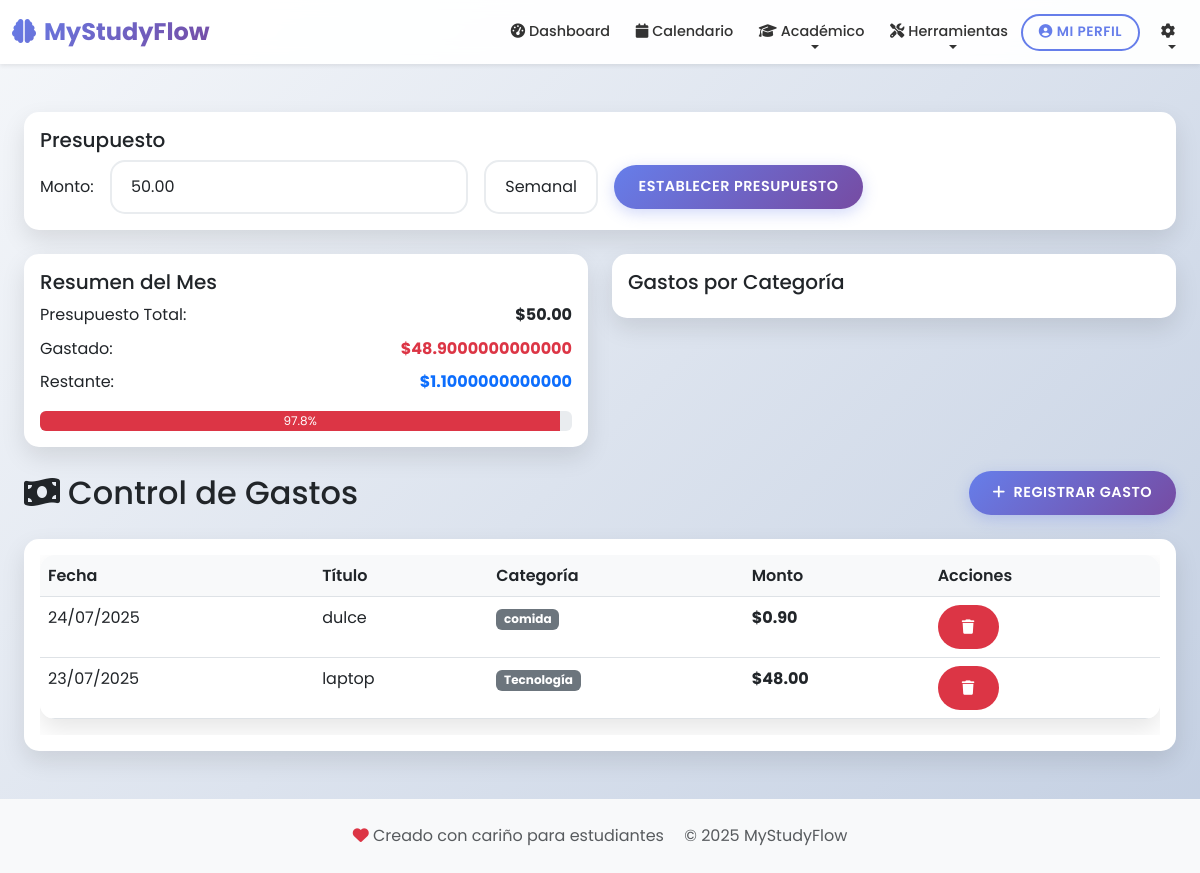
The app's page /gastos/ (signed in) with its own data.
### studyflow/models.py (models this page shows, shortened)
class Presupuesto(models.Model):
    usuario = models.ForeignKey(User, on_delete=models.CASCADE)
    monto = models.DecimalField(max_digits=10, decimal_places=2)
    periodo = models.CharField(max_length=10, choices=Gasto.PERIODO_CHOICES)
    fecha_inicio = models.DateField(auto_now_add=True)
    alerta_porcentaje = models.IntegerField(default=80)  # Alerta cuando se alcance el 80% del presupuesto

class Gasto(models.Model):
    CATEGORIAS = [
        ('materiales', 'Materiales de Estudio'),
        ('libros', 'Libros'),
        ('tecnologia', 'Tecnología'),
        ('transporte', 'Transporte'),
    ]
    PERIODO_CHOICES = [
        ('mensual', 'Mensual'),
        ('semanal', 'Semanal'),
    ]
    usuario = models.ForeignKey(User, on_delete=models.CASCADE)
    titulo = models.CharField(max_length=200)
    monto = models.DecimalField(max_digits=10, decimal_places=2)
    categoria = models.CharField(max_length=50, choices=CATEGORIAS)
    fecha = models.DateField(default=timezone.now)
    descripcion = models.TextField(blank=True, null=True)
    created_at = models.DateTimeField(default=timezone.now)
    class Meta:
        ordering = ['-fecha']

### studyflow/views.py (the view)
# urls.py: path('gastos/', views.lista_gastos, name='lista_gastos'),
@login_required
def lista_gastos(request):
    gastos = Gasto.objects.filter(usuario=request.user)
    presupuesto = Presupuesto.objects.filter(usuario=request.user).first()
    mes_actual = timezone.now().month
    total_mes = gastos.filter(fecha__month=mes_actual).aggregate(
        total=Sum('monto'))['total'] or 0
    restante = 0
    porcentaje_usado = 0
    if presupuesto and presupuesto.monto > 0:
        restante = presupuesto.monto - total_mes
        porcentaje_usado = (total_mes / presupuesto.monto) * 100
    CATEGORIAS_CHOICES = [
        ('utiles', 'Útiles Escolares'),
        ('libros', 'Libros'),
        ('tecnologia', 'Tecnología'),
        ('transporte', 'Transporte'),
        ('comida', 'Comida'),
        ('otros', 'Otros')
    ]
    context = {
        'gastos': gastos,
        'total_mes': total_mes,
        'presupuesto': presupuesto,
        'porcentaje_usado': porcentaje_usado,
        'restante': restante,
        'categorias': CATEGORIAS_CHOICES,
    }
    return render(request, 'studyflow/gastos.html', context)

### studyflow/templates/studyflow/gastos.html (shortened to what this page needs)
{% extends 'base.html' %}
{% block content %}
<div class="container mt-4">
    <div class="card mb-4">
        <div class="card-body">
            <h5 class="card-title">Presupuesto</h5>
            <form method="POST" action="{% url 'establecer_presupuesto' %}">
                <div class="row g-3 align-items-center">
                    <div class="col-auto">
                        <label class="col-form-label">Monto:</label>
                    </div>
                    <div class="col-auto">
                        <input type="number" name="monto" class="form-control"
                               value="{{ presupuesto.monto|default:'' }}" step="0.01" required>
                    </div>
                    <div class="col-auto">
                        <select name="periodo" class="form-control">
                            <option value="semanal" {% if presupuesto.periodo == 'semanal' %}selected{% endif %}>Semanal</option>
                        </select>
                    </div>
                    <div class="col-auto">
                        <button type="submit" class="btn btn-primary">Establecer Presupuesto</button>
                    </div>
                </div>
            </form>
        </div>
    </div>
    {% if presupuesto %}
    <div class="row mb-4">
        <div class="col-md-6">
            <div class="card">
                <div class="card-body">
                    <h5 class="card-title">Resumen del Mes</h5>
                    <div class="d-flex justify-content-between mb-2">
                        <span>Presupuesto Total:</span>
                        <span class="fw-bold">${{ presupuesto.monto }}</span>
                    </div>
                    <div class="d-flex justify-content-between mb-2">
                        <span>Gastado:</span>
                        <span class="fw-bold text-{% if porcentaje_usado > 80 %}danger{% else %}success{% endif %}">
                            ${{ total_mes }}
                        </span>
                    </div>
                    <div class="d-flex justify-content-between mb-2">
                        <span>Restante:</span>
                        <span class="fw-bold text-primary">${{ restante }}</span>
                    </div>
                    <div class="progress mt-3">
                        <div class="progress-bar {% if porcentaje_usado > 80 %}bg-danger{% else %}bg-success{% endif %}"
                             role="progressbar"
                             style="width: {{ porcentaje_usado }}%">
                            {{ porcentaje_usado|floatformat:1 }}%
                        </div>
                    </div>
                </div>
            </div>
        </div>
        <div class="col-md-6">
            <div class="card">
                <div class="card-body">
                    <h5 class="card-title">Gastos por Categoría</h5>
                </div>
            </div>
        </div>
    </div>
    {% endif %}
    <div class="row mb-4">
        <div class="col d-flex justify-content-between align-items-center">
            <h2 class="mb-0">
                <i class="fas fa-money-bill-wave me-2"></i>Control de Gastos
            </h2>
            <button class="btn btn-primary" data-bs-toggle="modal" data-bs-target="#nuevoGastoModal">
                <i class="fas fa-plus me-2"></i>Registrar Gasto
            </button>
        </div>
    </div>
    <div class="card">
        <div class="card-body">
            {% if gastos %}
                <div class="table-responsive">
                    <table class="table table-hover">
                        <thead>
                            <tr>
                                <th>Fecha</th>
                                <th>Título</th>
                                <th>Categoría</th>
                                <th>Monto</th>
                                <th>Acciones</th>
                            </tr>
                        </thead>
                        <tbody>
                            {% for gasto in gastos %}
                            <tr>
                                <td>{{ gasto.fecha|date:"d/m/Y" }}</td>
                                <td>
                                    {{ gasto.titulo }}
                                </td>
                                <td><span class="badge bg-secondary">{{ gasto.get_categoria_display }}</span></td>
                                <td class="fw-bold">${{ gasto.monto }}</td>
                                <td>
                                    <form method="POST" action="{% url 'eliminar_gasto' gasto.id %}" class="d-inline">
                                        <button type="submit" class="btn btn-danger btn-sm"
                                                onclick="return confirm('¿Estás seguro de eliminar este gasto?')">
                                            <i class="fas fa-trash"></i>
                                        </button>
                                    </form>
                                </td>
                            </tr>
                            {% endfor %}
                        </tbody>
                    </table>
                </div>
            {% else %}
                <div class="alert alert-info">
                    <i class="fas fa-info-circle me-2"></i>No hay gastos registrados.
                </div>
            {% endif %}
        </div>
    </div>
</div>
{% endblock %}

### static/css/style.css (style rules this page uses)
:root { --primary-color: #667eea; --secondary-color: #764ba2; --accent-color: #f093fb; --success-color: #4ecdc4; --warning-color: #ffe066; --danger-color: #ff6b6b; --dark-color: #2c3e50; --light-color: #f8f9fa; --border-radius: 15px; --box-shadow: 0 10px 25px rgba(0,0,0,0.1); --gradient-primary: linear-gradient(135deg, #667eea 0%, #764ba2 100%); --gradient-accent: linear-gradient(135deg, #f093fb 0%, #f5576c 100%); }
* { box-sizing: border-box; }
body { font-family: 'Poppins', sans-serif; background: linear-gradient(135deg, #f5f7fa 0%, #c3cfe2 100%); min-height: 100vh; line-height: 1.6; margin: 0; }
.container { max-width: 1200px; }
.btn { border-radius: 50px; font-weight: 600; padding: 0.7rem 1.5rem; transition: all 0.3s ease; text-transform: uppercase; font-size: 0.9rem; letter-spacing: 0.5px; border: none; text-decoration: none; display: inline-block; cursor: pointer; position: relative; z-index: 10; }
.btn-primary { background: var(--gradient-primary); box-shadow: 0 4px 15px rgba(102, 126, 234, 0.3); color: white; }
.card { border-radius: var(--border-radius); border: none; box-shadow: var(--box-shadow); transition: all 0.3s ease; overflow: hidden; }
.form-control { border-radius: 15px; border: 2px solid #e9ecef; padding: 0.8rem 1.2rem; font-size: 1rem; transition: all 0.3s ease; }
.table { border-collapse: collapse; width: 100%; background-color: #fff; border-radius: var(--border-radius); box-shadow: var(--box-shadow); overflow: hidden; }
.table td { white-space: normal; word-break: break-word; }
.table th { background-color: var(--light-color); font-weight: 600; }
.table-responsive { overflow-x: auto; white-space: normal; }

### templates/base.html (style rules this page uses)
.progress { height: 20px; }
.progress-bar { transition: width .6s ease; }

### records on screen
Presupuesto: monto "50.00", periodo "Semanal"
Gasto: fecha "24/07/2025", titulo "dulce", categoria "comida", monto "0.90"
Gasto: fecha "23/07/2025", titulo "laptop", categoria "Tecnología", monto "48.00"

### other values on screen
{{ total_mes }} "48.9000000000000"
{{ restante }} "1.1000000000000"
{{ porcentaje_usado|floatformat:1 }} "97.8"
